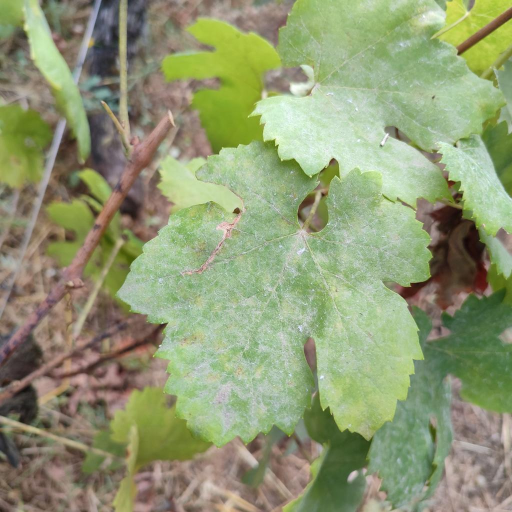
#> input picture 02_datasets/publicos/candidatos/Portugal/resized/Powdery Mildew/IMG_20250912_163914.jpg, 1024 x 1024 px (shown at 1/2 size); its folder holds only this picture in this run
$ python filter_portugal_selection.py
#> lines starting #> are read from the running program, lines starting #| are printed output that depends on the picture; after the words box and inside, x2 and y2 are one past the last pixel; in counts of white or black regions, pixels touching at a corner belong together
import cv2
import numpy as np
from pathlib import Path
from collections import defaultdict
from sklearn.cluster import KMeans
import shutil
import csv
import builtins

def print(*args, **kwargs):
    kwargs['flush'] = True
    builtins.print(*args, **kwargs)

def extract_date(filename):
    parts = filename.replace('-', '_').split('_')
    if len(parts) > 1 and len(parts[1]) == 8:
        return parts[1]
    return "UNKNOWN"

def compute_entropy(img):
    gray = cv2.cvtColor(img, cv2.COLOR_BGR2GRAY)
    hist = cv2.calcHist([gray], [0], None, [256], [0, 256])
    hist = hist.ravel() / hist.sum()
    logs = np.log2(hist + 1e-10)
    entropy = -np.sum(hist * logs)
    return entropy

def filter_selection():
    base_dir = Path("02_datasets/publicos/candidatos/Portugal/resized/Powdery Mildew")
    out_dir = Path("02_datasets/publicos/candidatos/Portugal/selected_for_annotation")
    out_dir.mkdir(parents=True, exist_ok=True)

    images = list(base_dir.glob("*.jpg")) + list(base_dir.glob("*.png"))
    images = sorted(list(set(images))) # Added sorting for guaranteed deterministic behavior

    date_groups = defaultdict(list)
    features_dict = {}

    for idx, img_p in enumerate(images):
        date = extract_date(img_p.name)
        date_groups[date].append(img_p)

        img = cv2.imread(str(img_p))
#> img is the input picture: shape (1024, 1024, 3); mean B, G, R 116, 153, 143.9
        if img is None: continue

        gray = cv2.cvtColor(img, cv2.COLOR_BGR2GRAY)
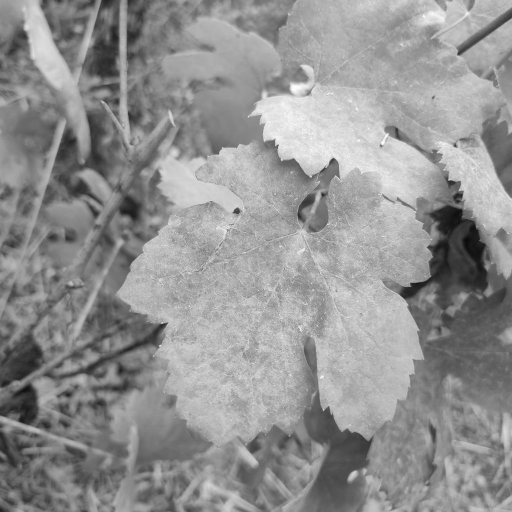
#> gray: shape (1024, 1024) (shown at 1/2 size); min 9, max 255, mean 146
        brightness = np.mean(gray)
#> brightness = 146
        contrast = np.std(gray)
#> contrast = 41.19

        hsv = cv2.cvtColor(img, cv2.COLOR_BGR2HSV)
#> hsv: shape (1024, 1024, 3); mean H, S, V 38.8, 73, 159.1
        green_mask = cv2.inRange(hsv, (36, 25, 25), (70, 255, 255))
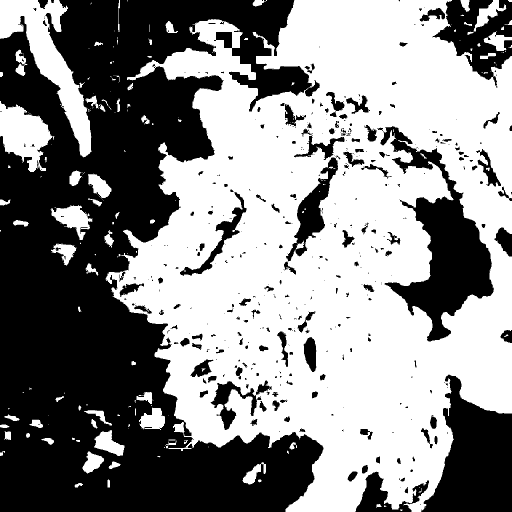
#> green_mask: shape (1024, 1024) (shown at 1/2 size); 53.8% white; 447 black regions (278 under 20 px), largest, box (x1, y1, x2, y2) and area: (0, 0, 647, 1024) 365814, (761, 252, 988, 683) 33968, (842, 749, 1024, 1024) 30469
        h, w = img.shape[:2]
#> h = 1024; w = 1024
        green_ratio = np.sum(green_mask > 0) / (w * h)
#> green_ratio = 0.538

        entropy = compute_entropy(img)
#> in compute_entropy, `hist = cv2.calcHist([gray], [0], None, [256], [0, 256])`: hist = 256 values, max 10780 at index 171, min 0 at index 0, mean 4096
#> in compute_entropy, `hist = hist.ravel() / hist.sum()`: hist = 256 values, max 0.0103 at index 171, min 0 at index 0, mean 0.00391
#> in compute_entropy, `logs = np.log2(hist + 1e-10)`: logs = 256 values, max -6.6 at index 171, min -33.22 at index 0, mean -9.97
#> in compute_entropy, `entropy = -np.sum(hist * logs)`: entropy = 7.37
#> entropy = 7.37
        features_dict[img_p] = [brightness, contrast, green_ratio, entropy]

    TARGET = 300
    selection_details = []

    for date, imgs in sorted(date_groups.items()):
        n_samples = max(1, int(round((len(imgs) / len(images)) * TARGET)))
        n_samples = min(n_samples, len(imgs))

        if n_samples == len(imgs):
            selected = imgs
        else:
            feats = np.array([features_dict[p] for p in imgs])
            feats_norm = (feats - feats.mean(axis=0)) / (feats.std(axis=0) + 1e-6)

            kmeans = KMeans(n_clusters=n_samples, random_state=42).fit(feats_norm)
            selected = []
            for i in range(n_samples):
                cluster_points = np.where(kmeans.labels_ == i)[0]
                if len(cluster_points) > 0:
                    center = kmeans.cluster_centers_[i]
                    dists = np.linalg.norm(feats_norm[cluster_points] - center, axis=1)
                    closest = cluster_points[np.argmin(dists)]
                    selected.append(imgs[closest])

        for p in selected:
            selection_details.append((p, date))
#> after the loop, selection_details = 1 item

    rejected_indices = {
        2, 3, 4, 7, 9, 10, 14, 15, 17, 19, 20, 23, 24, 25, 26, 28,
        38, 39, 40, 41, 45, 50, 51, 52, 55, 60, 61, 65, 71, 76, 81,
        84, 87, 90, 91, 92, 94, 96, 99, 104, 105, 111, 112, 114, 115,
        117, 118, 122, 123, 124, 126, 128, 132, 136, 139, 140, 141,
        146, 147, 148, 155, 160, 163, 164, 165, 171, 179, 182, 183,
        186, 191, 200, 203, 208, 212, 213, 216, 217, 222, 223, 225,
        227, 239, 240, 244, 247, 250, 260, 264, 265, 273, 277, 282,
        288
    }

    manifest_path = out_dir / "selected_for_annotation_manifest.csv"
    copied = 0

    with open(manifest_path, 'w', newline='') as f:
        writer = csv.writer(f)
        writer.writerow(['index', 'filename', 'fecha', 'source', 'status'])

        for i, (img_p, date) in enumerate(selection_details):
            idx = i + 1
            if idx not in rejected_indices:
                dst = out_dir / img_p.name
                shutil.copy2(img_p, dst)
                writer.writerow([idx, img_p.name, date, 'Portugal', 'selected_for_annotation'])
                copied += 1
#> this loop made 1 pass
#> (date, idx, copied) on pass 1: ('20250912', 1, 1)
#> after the loop, copied = 1

    print(f"Total processed: {len(selection_details)}")
    print(f"Total rejected: {len(rejected_indices)}")
    print(f"Total copied for annotation: {copied}")
    if copied != 205:
        print("WARNING: Copied count does not match expected 205!")

if __name__ == "__main__":
    filter_selection()

$ run again, on 02_datasets/publicos/candidatos/Portugal/resized/Powdery Mildew/IMG_20250912_170124.jpg
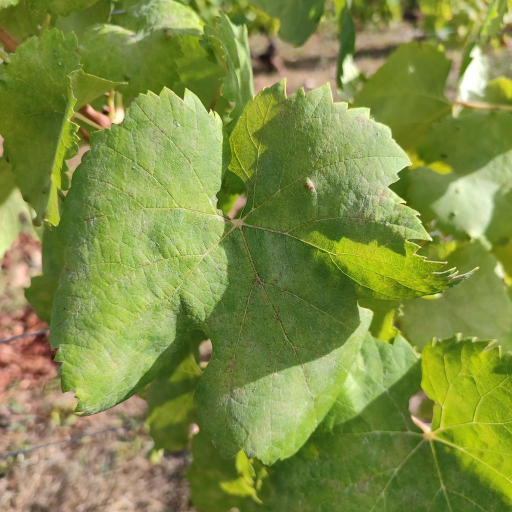
#> input picture 02_datasets/publicos/candidatos/Portugal/resized/Powdery Mildew/IMG_20250912_170124.jpg, 1024 x 1024 px (shown at 1/2 size)
#> in filter_selection, img is the input picture: shape (1024, 1024, 3); mean B, G, R 68.9, 142, 127.7
#> in filter_selection, `gray = cv2.cvtColor(img, cv2.COLOR_BGR2GRAY)`:
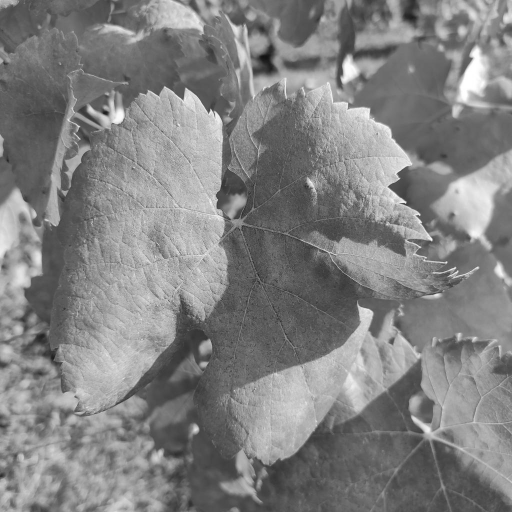
#> gray: shape (1024, 1024) (shown at 1/2 size); min 11, max 255, mean 129.4
#> brightness = 129.4
#> contrast = 40.92
#> hsv: shape (1024, 1024, 3); mean H, S, V 35.2, 142.1, 145.8
#> in filter_selection, `green_mask = cv2.inRange(hsv, (36, 25, 25), (70, 255, 255))`:
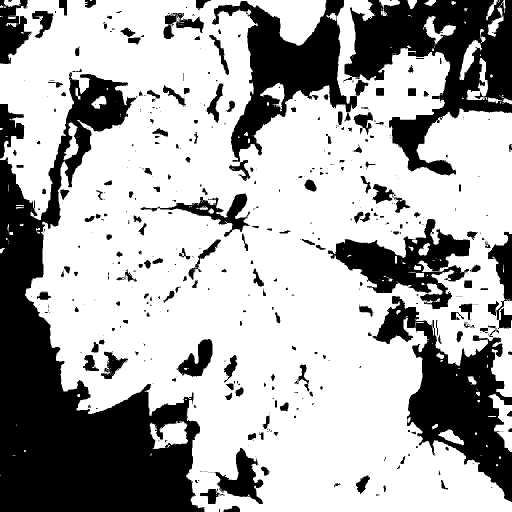
#> green_mask: shape (1024, 1024) (shown at 1/2 size); 67.3% white; 520 black regions (312 under 20 px), largest, box (x1, y1, x2, y2) and area: (0, 145, 410, 1024) 138202, (687, 0, 1024, 351) 53226, (745, 592, 1024, 1004) 41462
#> green_ratio = 0.673
#> in compute_entropy, `hist = cv2.calcHist([gray], [0], None, [256], [0, 256])`: hist = 256 values, max 12703 at index 93, min 0 at index 0, mean 4096
#> in compute_entropy, `hist = hist.ravel() / hist.sum()`: hist = 256 values, max 0.0121 at index 93, min 0 at index 0, mean 0.00391
#> logs = 256 values, max -6.37 at index 93, min -33.22 at index 0, mean -10.93
#> in compute_entropy, `entropy = -np.sum(hist * logs)`: entropy = 7.23
#> after the loop in filter_selection, `for date, imgs in sorted(date_groups.items()):`: selection_details = 1 item
#> the loop in filter_selection, `for i, (img_p, date) in enumerate(selection_details):` made 1 pass
#> (date, idx, copied) on pass 1: ('20250912', 1, 1)
#> after the loop in filter_selection, `for i, (img_p, date) in enumerate(selection_details):`: copied = 1

$ run again, on 02_datasets/publicos/candidatos/Portugal/resized/Powdery Mildew/IMG_20251001_174240.jpg
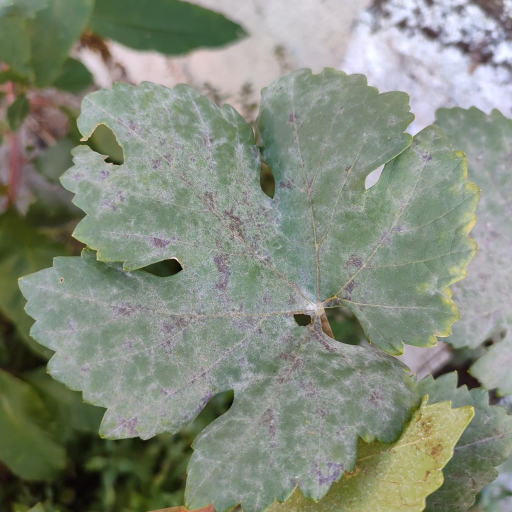
#> input picture 02_datasets/publicos/candidatos/Portugal/resized/Powdery Mildew/IMG_20251001_174240.jpg, 1024 x 1024 px (shown at 1/2 size)
#> in filter_selection, img is the input picture: shape (1024, 1024, 3); mean B, G, R 124.7, 139.4, 132.1
#> in filter_selection, `gray = cv2.cvtColor(img, cv2.COLOR_BGR2GRAY)`:
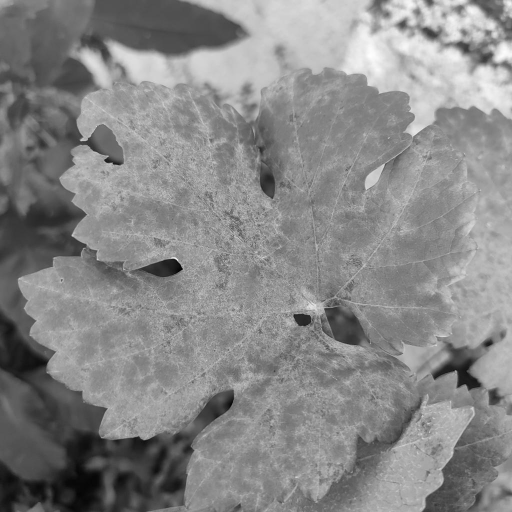
#> gray: shape (1024, 1024) (shown at 1/2 size); min 0, max 254, mean 135.5
#> brightness = 135.5
#> contrast = 42.33
#> hsv: shape (1024, 1024, 3); mean H, S, V 64.6, 47.1, 142.7
#> in filter_selection, `green_mask = cv2.inRange(hsv, (36, 25, 25), (70, 255, 255))`:
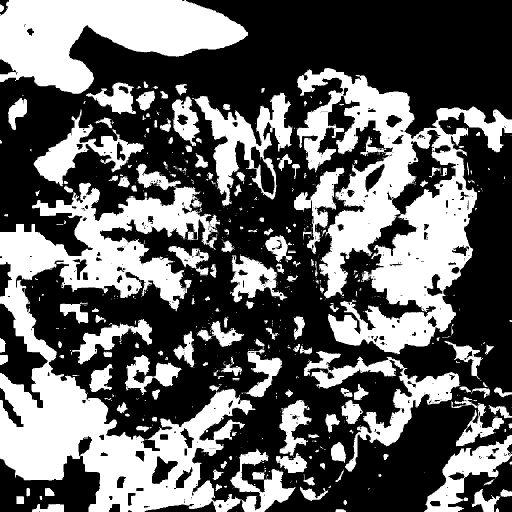
#> green_mask: shape (1024, 1024) (shown at 1/2 size); 38.8% white; 718 white regions (534 under 20 px), largest, box (x1, y1, x2, y2) and area: (0, 327, 591, 1024) 131460, (593, 136, 1024, 709) 99243, (0, 0, 496, 188) 54088
#> green_ratio = 0.388
#> in compute_entropy, `hist = cv2.calcHist([gray], [0], None, [256], [0, 256])`: hist = 256 values, max 14510 at index 139, min 0 at index 255, mean 4096
#> in compute_entropy, `hist = hist.ravel() / hist.sum()`: hist = 256 values, max 0.0138 at index 139, min 0 at index 255, mean 0.00391
#> logs = 256 values, max -6.18 at index 139, min -33.22 at index 255, mean -9.13
#> in compute_entropy, `entropy = -np.sum(hist * logs)`: entropy = 7.35
#> after the loop in filter_selection, `for date, imgs in sorted(date_groups.items()):`: selection_details = 1 item
#> the loop in filter_selection, `for i, (img_p, date) in enumerate(selection_details):` made 1 pass
#> (date, idx, copied) on pass 1: ('20251001', 1, 1)
#> after the loop in filter_selection, `for i, (img_p, date) in enumerate(selection_details):`: copied = 1

$ run again, on 02_datasets/publicos/candidatos/Portugal/resized/Powdery Mildew/IMG_20251002_162847.jpg
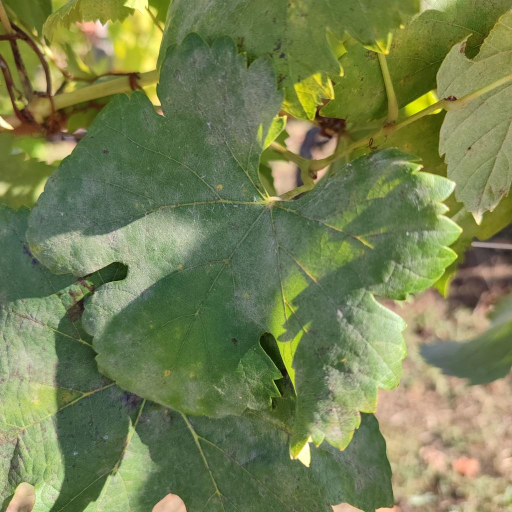
#> input picture 02_datasets/publicos/candidatos/Portugal/resized/Powdery Mildew/IMG_20251002_162847.jpg, 1024 x 1024 px (shown at 1/2 size)
#> in filter_selection, img is the input picture: shape (1024, 1024, 3); mean B, G, R 82.5, 128.9, 117.7
#> in filter_selection, `gray = cv2.cvtColor(img, cv2.COLOR_BGR2GRAY)`:
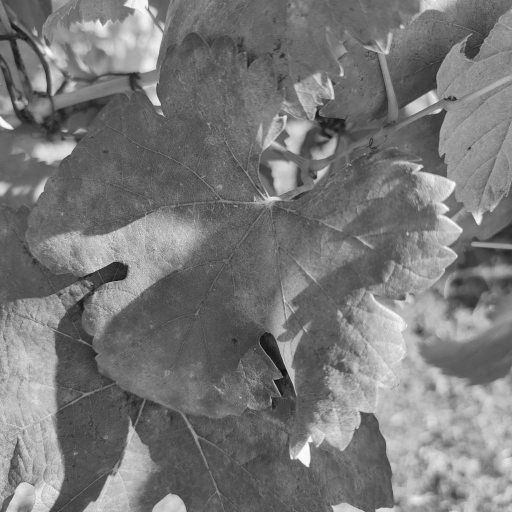
#> gray: shape (1024, 1024) (shown at 1/2 size); min 7, max 253, mean 120.3
#> brightness = 120.3
#> contrast = 40.17
#> hsv: shape (1024, 1024, 3); mean H, S, V 40.7, 99.2, 132.6
#> in filter_selection, `green_mask = cv2.inRange(hsv, (36, 25, 25), (70, 255, 255))`:
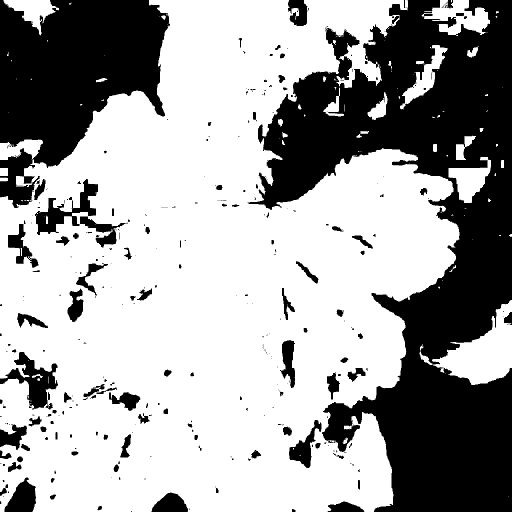
#> green_mask: shape (1024, 1024) (shown at 1/2 size); 64.3% white; 330 black regions (214 under 20 px), largest, box (x1, y1, x2, y2) and area: (495, 0, 1024, 1024) 247722, (0, 0, 340, 416) 84098, (0, 704, 116, 820) 5167
#> green_ratio = 0.643
#> in compute_entropy, `hist = cv2.calcHist([gray], [0], None, [256], [0, 256])`: hist = 256 values, max 16393 at index 91, min 0 at index 0, mean 4096
#> in compute_entropy, `hist = hist.ravel() / hist.sum()`: hist = 256 values, max 0.0156 at index 91, min 0 at index 0, mean 0.00391
#> logs = 256 values, max -6 at index 91, min -33.22 at index 0, mean -10.33
#> in compute_entropy, `entropy = -np.sum(hist * logs)`: entropy = 7.15
#> after the loop in filter_selection, `for date, imgs in sorted(date_groups.items()):`: selection_details = 1 item
#> the loop in filter_selection, `for i, (img_p, date) in enumerate(selection_details):` made 1 pass
#> (date, idx, copied) on pass 1: ('20251002', 1, 1)
#> after the loop in filter_selection, `for i, (img_p, date) in enumerate(selection_details):`: copied = 1

$ run again, on 02_datasets/publicos/candidatos/Portugal/resized/Powdery Mildew/IMG_20250912_163927.jpg
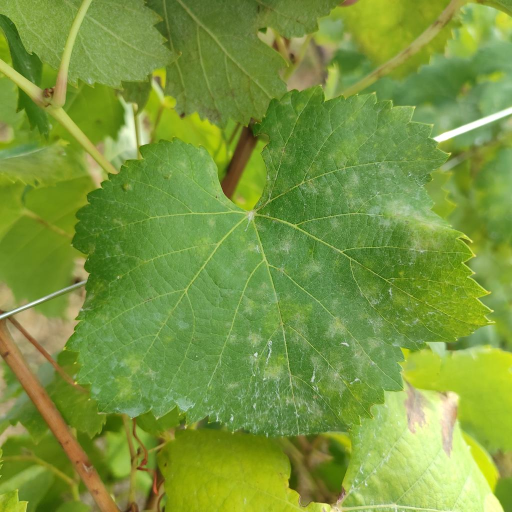
#> input picture 02_datasets/publicos/candidatos/Portugal/resized/Powdery Mildew/IMG_20250912_163927.jpg, 1024 x 1024 px (shown at 1/2 size)
#> in filter_selection, img is the input picture: shape (1024, 1024, 3); mean B, G, R 61.7, 152.4, 121.9
#> in filter_selection, `gray = cv2.cvtColor(img, cv2.COLOR_BGR2GRAY)`:
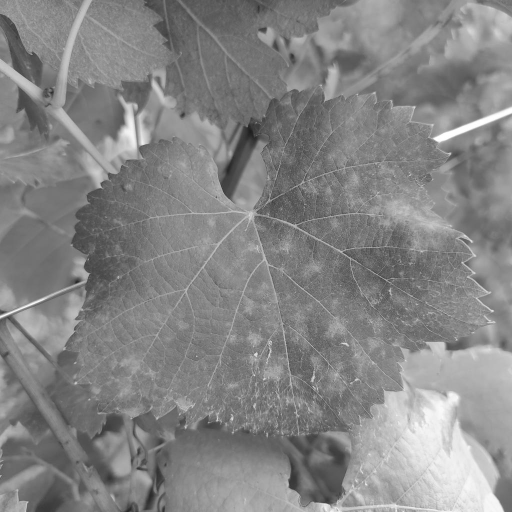
#> gray: shape (1024, 1024) (shown at 1/2 size); min 29, max 255, mean 132.9
#> brightness = 132.9
#> contrast = 31.16
#> hsv: shape (1024, 1024, 3); mean H, S, V 40.7, 156.4, 153.8
#> in filter_selection, `green_mask = cv2.inRange(hsv, (36, 25, 25), (70, 255, 255))`:
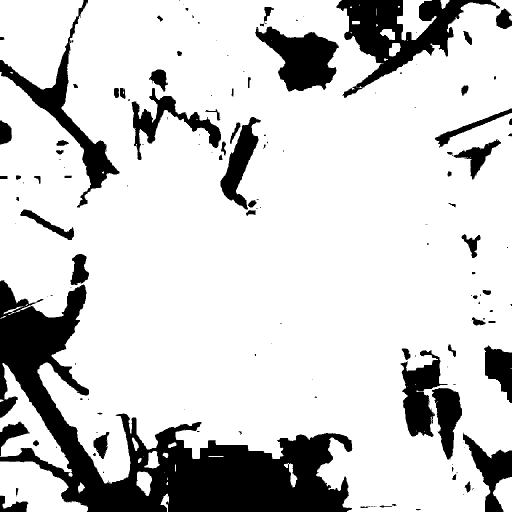
#> green_mask: shape (1024, 1024) (shown at 1/2 size); 81.1% white; 159 black regions (85 under 20 px), largest, box (x1, y1, x2, y2) and area: (0, 560, 705, 1024) 97797, (673, 0, 1000, 196) 21447, (0, 0, 239, 415) 12976
#> green_ratio = 0.811
#> in compute_entropy, `hist = cv2.calcHist([gray], [0], None, [256], [0, 256])`: hist = 256 values, max 16863 at index 134, min 0 at index 0, mean 4096
#> in compute_entropy, `hist = hist.ravel() / hist.sum()`: hist = 256 values, max 0.0161 at index 134, min 0 at index 0, mean 0.00391
#> logs = 256 values, max -5.96 at index 134, min -33.22 at index 0, mean -12.14
#> in compute_entropy, `entropy = -np.sum(hist * logs)`: entropy = 6.89
#> after the loop in filter_selection, `for date, imgs in sorted(date_groups.items()):`: selection_details = 1 item
#> the loop in filter_selection, `for i, (img_p, date) in enumerate(selection_details):` made 1 pass
#> (date, idx, copied) on pass 1: ('20250912', 1, 1)
#> after the loop in filter_selection, `for i, (img_p, date) in enumerate(selection_details):`: copied = 1
